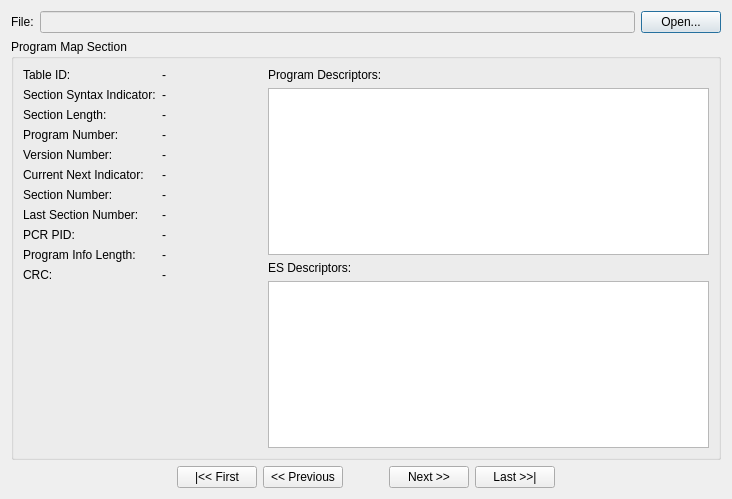
<?xml version="1.0" encoding="UTF-8"?>
<ui version="4.0">
 <class>Dialog</class>
 <widget class="QDialog" name="Dialog">
  <property name="geometry">
   <rect>
    <x>0</x>
    <y>0</y>
    <width>732</width>
    <height>499</height>
   </rect>
  </property>
  <property name="windowTitle">
   <string>PMT Viewer Next</string>
  </property>
  <layout class="QGridLayout" name="gridLayout_3">
   <item row="0" column="0">
    <layout class="QHBoxLayout" name="horizontalLayout">
     <item>
      <widget class="QLabel" name="label">
       <property name="text">
        <string>File:</string>
       </property>
      </widget>
     </item>
     <item>
      <widget class="QLineEdit" name="filename">
       <property name="enabled">
        <bool>false</bool>
       </property>
      </widget>
     </item>
     <item>
      <widget class="QPushButton" name="openFile">
       <property name="text">
        <string>Open...</string>
       </property>
      </widget>
     </item>
    </layout>
   </item>
   <item row="1" column="0">
    <widget class="QGroupBox" name="groupBox">
     <property name="title">
      <string>Program Map Section</string>
     </property>
     <layout class="QGridLayout" name="gridLayout_2">
      <item row="0" column="0">
       <layout class="QGridLayout" name="gridLayout">
        <item row="0" column="0">
         <widget class="QLabel" name="label_2">
          <property name="text">
           <string>Table ID:</string>
          </property>
         </widget>
        </item>
        <item row="0" column="1">
         <widget class="QLabel" name="tableId">
          <property name="minimumSize">
           <size>
            <width>100</width>
            <height>0</height>
           </size>
          </property>
          <property name="text">
           <string>-</string>
          </property>
         </widget>
        </item>
        <item row="1" column="0">
         <widget class="QLabel" name="label_3">
          <property name="text">
           <string>Section Syntax Indicator:</string>
          </property>
         </widget>
        </item>
        <item row="1" column="1">
         <widget class="QLabel" name="sectionSyntaxIndicator">
          <property name="minimumSize">
           <size>
            <width>100</width>
            <height>0</height>
           </size>
          </property>
          <property name="text">
           <string>-</string>
          </property>
         </widget>
        </item>
        <item row="2" column="0">
         <widget class="QLabel" name="label_4">
          <property name="text">
           <string>Section Length:</string>
          </property>
         </widget>
        </item>
        <item row="2" column="1">
         <widget class="QLabel" name="sectionLength">
          <property name="minimumSize">
           <size>
            <width>100</width>
            <height>0</height>
           </size>
          </property>
          <property name="text">
           <string>-</string>
          </property>
         </widget>
        </item>
        <item row="3" column="0">
         <widget class="QLabel" name="label_5">
          <property name="text">
           <string>Program Number:</string>
          </property>
         </widget>
        </item>
        <item row="3" column="1">
         <widget class="QLabel" name="programNumber">
          <property name="minimumSize">
           <size>
            <width>100</width>
            <height>0</height>
           </size>
          </property>
          <property name="text">
           <string>-</string>
          </property>
         </widget>
        </item>
        <item row="4" column="0">
         <widget class="QLabel" name="label_6">
          <property name="text">
           <string>Version Number:</string>
          </property>
         </widget>
        </item>
        <item row="4" column="1">
         <widget class="QLabel" name="versionNumber">
          <property name="minimumSize">
           <size>
            <width>100</width>
            <height>0</height>
           </size>
          </property>
          <property name="text">
           <string>-</string>
          </property>
         </widget>
        </item>
        <item row="5" column="0">
         <widget class="QLabel" name="label_7">
          <property name="text">
           <string>Current Next Indicator:</string>
          </property>
         </widget>
        </item>
        <item row="5" column="1">
         <widget class="QLabel" name="currentNextIndicator">
          <property name="minimumSize">
           <size>
            <width>100</width>
            <height>0</height>
           </size>
          </property>
          <property name="text">
           <string>-</string>
          </property>
         </widget>
        </item>
        <item row="6" column="0">
         <widget class="QLabel" name="label_8">
          <property name="text">
           <string>Section Number:</string>
          </property>
         </widget>
        </item>
        <item row="6" column="1">
         <widget class="QLabel" name="sectionNumber">
          <property name="minimumSize">
           <size>
            <width>100</width>
            <height>0</height>
           </size>
          </property>
          <property name="text">
           <string>-</string>
          </property>
         </widget>
        </item>
        <item row="7" column="0">
         <widget class="QLabel" name="label_9">
          <property name="text">
           <string>Last Section Number:</string>
          </property>
         </widget>
        </item>
        <item row="7" column="1">
         <widget class="QLabel" name="lastSectionNumber">
          <property name="minimumSize">
           <size>
            <width>100</width>
            <height>0</height>
           </size>
          </property>
          <property name="text">
           <string>-</string>
          </property>
         </widget>
        </item>
        <item row="8" column="0">
         <widget class="QLabel" name="label_10">
          <property name="text">
           <string>PCR PID:</string>
          </property>
         </widget>
        </item>
        <item row="8" column="1">
         <widget class="QLabel" name="pcrPid">
          <property name="minimumSize">
           <size>
            <width>100</width>
            <height>0</height>
           </size>
          </property>
          <property name="text">
           <string>-</string>
          </property>
         </widget>
        </item>
        <item row="9" column="0">
         <widget class="QLabel" name="label_11">
          <property name="text">
           <string>Program Info Length:</string>
          </property>
         </widget>
        </item>
        <item row="9" column="1">
         <widget class="QLabel" name="programInfoLength">
          <property name="minimumSize">
           <size>
            <width>100</width>
            <height>0</height>
           </size>
          </property>
          <property name="text">
           <string>-</string>
          </property>
         </widget>
        </item>
        <item row="10" column="0">
         <widget class="QLabel" name="label_12">
          <property name="text">
           <string>CRC:</string>
          </property>
         </widget>
        </item>
        <item row="10" column="1">
         <widget class="QLabel" name="crc">
          <property name="minimumSize">
           <size>
            <width>100</width>
            <height>0</height>
           </size>
          </property>
          <property name="text">
           <string>-</string>
          </property>
         </widget>
        </item>
       </layout>
      </item>
      <item row="0" column="1" rowspan="2">
       <layout class="QVBoxLayout" name="verticalLayout">
        <item>
         <widget class="QLabel" name="label_13">
          <property name="text">
           <string>Program Descriptors:</string>
          </property>
         </widget>
        </item>
        <item>
         <widget class="QListWidget" name="programDescriptors"/>
        </item>
        <item>
         <widget class="QLabel" name="label_14">
          <property name="text">
           <string>ES Descriptors:</string>
          </property>
         </widget>
        </item>
        <item>
         <widget class="QTreeWidget" name="esDescriptors">
          <property name="headerHidden">
           <bool>true</bool>
          </property>
          <column>
           <property name="text">
            <string notr="true">1</string>
           </property>
          </column>
         </widget>
        </item>
       </layout>
      </item>
      <item row="1" column="0">
       <spacer name="verticalSpacer">
        <property name="orientation">
         <enum>Qt::Vertical</enum>
        </property>
        <property name="sizeHint" stdset="0">
         <size>
          <width>20</width>
          <height>74</height>
         </size>
        </property>
       </spacer>
      </item>
     </layout>
    </widget>
   </item>
   <item row="2" column="0">
    <layout class="QHBoxLayout" name="horizontalLayout_2">
     <item>
      <spacer name="horizontalSpacer_2">
       <property name="orientation">
        <enum>Qt::Horizontal</enum>
       </property>
       <property name="sizeHint" stdset="0">
        <size>
         <width>40</width>
         <height>20</height>
        </size>
       </property>
      </spacer>
     </item>
     <item>
      <widget class="QPushButton" name="showFirst">
       <property name="text">
        <string>|&lt;&lt; First</string>
       </property>
      </widget>
     </item>
     <item>
      <widget class="QPushButton" name="showPrev">
       <property name="text">
        <string>&lt;&lt; Previous</string>
       </property>
      </widget>
     </item>
     <item>
      <spacer name="horizontalSpacer">
       <property name="orientation">
        <enum>Qt::Horizontal</enum>
       </property>
       <property name="sizeType">
        <enum>QSizePolicy::Fixed</enum>
       </property>
       <property name="sizeHint" stdset="0">
        <size>
         <width>40</width>
         <height>20</height>
        </size>
       </property>
      </spacer>
     </item>
     <item>
      <widget class="QPushButton" name="showNext">
       <property name="text">
        <string>Next &gt;&gt;</string>
       </property>
      </widget>
     </item>
     <item>
      <widget class="QPushButton" name="showLast">
       <property name="text">
        <string>Last &gt;&gt;|</string>
       </property>
      </widget>
     </item>
     <item>
      <spacer name="horizontalSpacer_3">
       <property name="orientation">
        <enum>Qt::Horizontal</enum>
       </property>
       <property name="sizeHint" stdset="0">
        <size>
         <width>40</width>
         <height>20</height>
        </size>
       </property>
      </spacer>
     </item>
    </layout>
   </item>
  </layout>
 </widget>
 <resources/>
 <connections/>
</ui>
